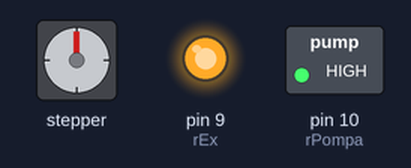
Simulated run of this sketch. Board: Arduino Uno, built with avr-gcc and run on an emulated ATmega328P. On the bench: stepper motor, switched loads named in the sketch (green lamp = pin HIGH), output pins drawn as LEDs (lit = HIGH). No radio packets arrive unless stated; stepper angles assume 4096 steps per turn.

Above: at 4.7 s.
Timing chart, 0 to 11.3 s (numbered marks = the images above):
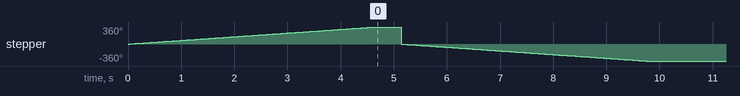

The sketch:

nanoSlave2NRFM.ino
```cpp
#include <AccelStepper.h>
#include <SPI.h>
#include <nRF24L01.h>
#include <RF24_config.h>
#include <RF24.h>
#include <RF24Network.h>

#define motorPin1  3      // IN1 pada ULN2003 driver
#define motorPin2  4      // IN2 pada ULN2003 driver
#define motorPin3  5     // IN3 pada ULN2003 driver
#define motorPin4  6     // IN4 pada ULN2003 driver
#define MotorInterfaceType 8

RF24 radio(7,8);
RF24Network network(radio);
const uint16_t node2 = 02;

struct pembantuBelakang{
  int pesan;
};

typedef struct pembantuBelakang PembantuBelakang;
PembantuBelakang pembantubelakang;

const int rEx = 9;
const int rPompa = 10;
AccelStepper stepper = AccelStepper(MotorInterfaceType, motorPin1, motorPin3, motorPin2, motorPin4);

void setup() {
  // put your setup code here, to run once:
pinMode (rEx, OUTPUT);
pinMode (rPompa, OUTPUT);
radio.begin();
network.begin(90, node2);
radio.setPALevel(RF24_PA_LOW);
radio.setDataRate(RF24_250KBPS);
digitalWrite(rEx,HIGH);
digitalWrite(rPompa,HIGH);
stepper.setMaxSpeed(1000);
Serial.println("slave");
stepper.setCurrentPosition(0);
while (stepper.currentPosition() != 4096) {
    stepper.setSpeed(1000);
    stepper.runSpeed();
}
delay(500);
stepper.setCurrentPosition(0);
while (stepper.currentPosition() != -4096) {
    stepper.setSpeed(-1000);
    stepper.runSpeed();
}
delay(500);
}

void loop() {
  // put your main code here, to run repeatedly:
  network.update();

  while(network.available()){
    RF24NetworkHeader header;
    network.read(header, &pembantubelakang, sizeof(pembantubelakang)); // Read the incoming data
    if(pembantubelakang.pesan==0){
      putarKiri();
    }else if(pembantubelakang.pesan==1){
      putarKanan();
    }else if(pembantubelakang.pesan==2){
      putarKiri();
    }else if(pembantubelakang.pesan==3){
      putarKanan();
    }else if(pembantubelakang.pesan==4){
      digitalWrite(rPompa,LOW);
    }else if(pembantubelakang.pesan==5){
      digitalWrite(rPompa,HIGH);
    }else if(pembantubelakang.pesan==6){
      digitalWrite(rEx,LOW);
    }else if(pembantubelakang.pesan==7){
      digitalWrite(rEx,HIGH);
    }
  }
  delay (1000);
}


void putarKanan(){
  stepper.setCurrentPosition(0);
  while (stepper.currentPosition() != 8192) {
    stepper.setSpeed(1000);
    stepper.runSpeed();
  }
}

void putarKiri(){
  stepper.setCurrentPosition(0);
  while (stepper.currentPosition() != -8192) {
    stepper.setSpeed(-1000);
    stepper.runSpeed();
  }
}
```
